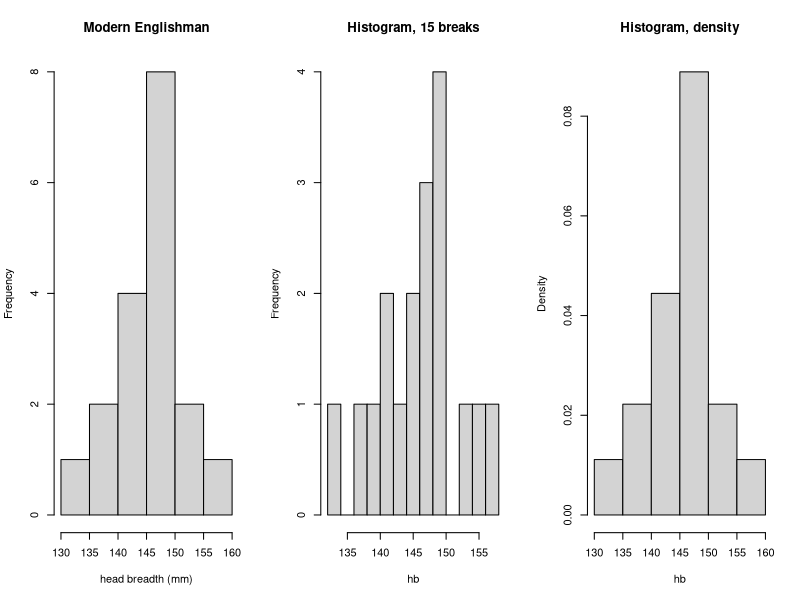
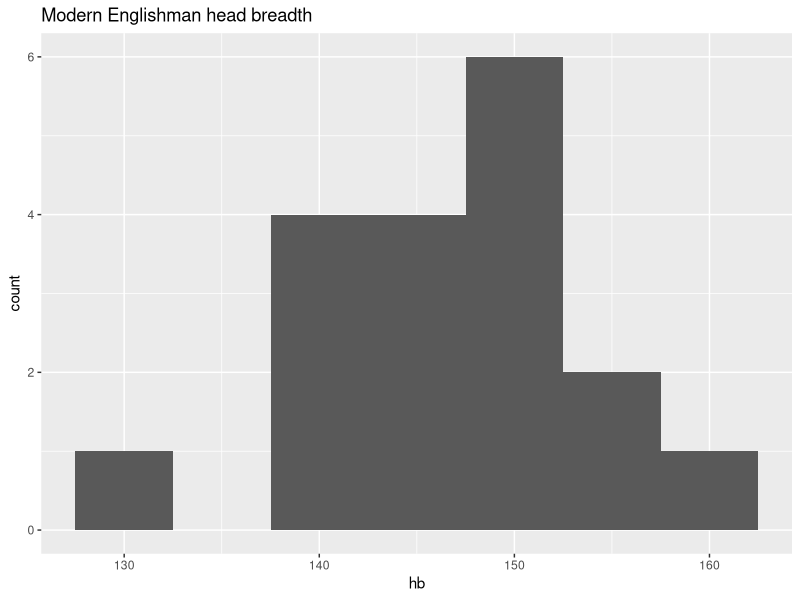

Write R code to recreate these figures, in order.
#### stripchart-ggplot
# stripchart (dotplot) using R base graphics

hb <- c(141, 148, 132, 138, 154, 142, 150, 146, 155, 158, 150, 140, 147, 148, 144, 150, 149, 145)
#### hist
# histogram using R base graphics
# par() gives graphical options
# mfrow = "multifigure by row" with 1 row and 3 columns
par(mfrow=c(1,3))
# main is the title, xlab is x-axis label (ylab also available)
hist(hb, main="Modern Englishman", xlab="head breadth (mm)")
# breaks are how many bins-1 to use
hist (hb, breaks = 15, main="Histogram, 15 breaks")
#freq=FALSE changes the vertical axis to density,
# so the total area of the bars is now equal to 1
hist (hb, breaks = 8, freq = FALSE, main="Histogram, density")
# histogram using ggplot
library(ggplot2)
# first put hb vector into a data.frame
hb_df <- data.frame(hb)
p<- ggplot (hb_df, aes (x = hb))
# always specify a binwidth for the histogram (default is range/30)
# try several binwidths
p <- p + geom_histogram(binwidth = 5)
p <- p + labs (title = "Modern Englishman head breadth")
print(p)
